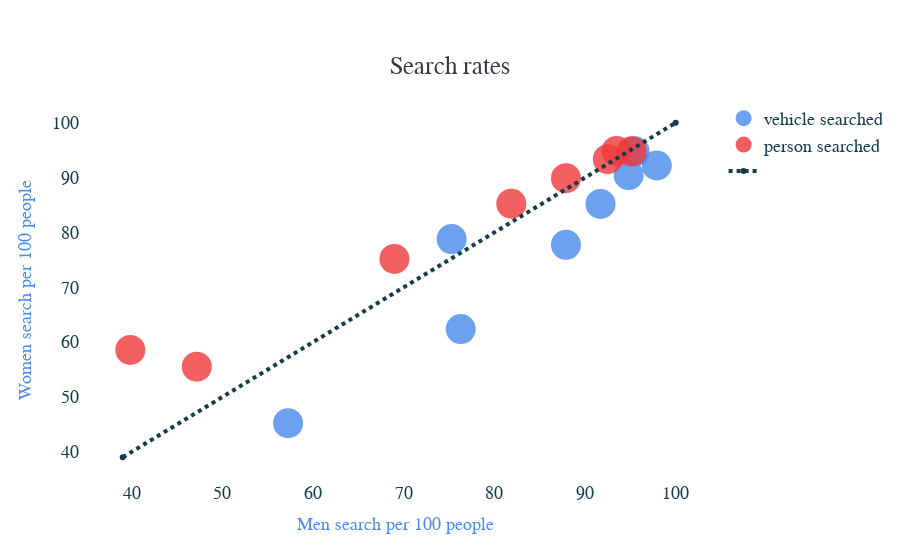

The notebook cell this image was saved under:
### Markdown cell above
We look at the search rate with two differents search, vehicle searched and person searched

### Code cell
#search rate

DF_search = [df_charlotte, df_raleigh, df_greensboro, df_austin, df_neworleans, df_sandiego, df_nashville, df_MD]
list_name_print = ["Charlotte, NC","Raleigh, NC","Greensboro, NC","Austin, TX","New Orleans, LA","San diego, CA","Nashville, TN","Maryland"]

fig = go.Figure()

marker_var =dict(
        color="#478AEC",
        opacity=0.8,
    )
marker_var2 =dict(
        color='#EF383B',
        opacity=0.8,
    )

i=0
name_list = ["vehicle searched","person searched"]
mark_list = [marker_var,marker_var2]

for search_wanted in ["search_person","search_vehicle"]:
    search_rate_male_list = []
    search_rate_female_list = []
    for df_choose in DF_search:
        pvalue, search_rate_male, search_rate_female = search_rate(df_choose,search_wanted)
        search_rate_male_list.append(search_rate_male*100)
        search_rate_female_list.append(search_rate_female*100)
        
    fig.add_trace(go.Scatter(x=search_rate_male_list, y=search_rate_female_list,mode='markers', marker=mark_list[i] ,name=name_list[i], marker_size=30,text=list_name_print))
    i = i+1
    
    
color = "#478AEC"

fig.add_trace(go.Scatter(x=[39,100], y=[39,100], name='',line=dict(color='#143D49', width=4,dash='dot')))
fig.update_layout(
        font = dict(size=18, family='Courier', color="#143D49"),
        #paper_bgcolor='#F2F2F2',
        paper_bgcolor='rgba(0,0,0,0)',
        plot_bgcolor='rgba(0,0,0,0)',
        autosize=True,
        dragmode = False,
        title={
        'text': "Search rates",
        'y':0.9,
        'x':0.5,
        'xanchor': 'center',
        'yanchor': 'top',
        "font" : dict(size=25, color="#323943")}
    )

fig.update_xaxes(gridcolor = 'rgba(25, 229, 229,0)',title_font = dict(size=18, family='Courier', color=color),zeroline=False)
fig.update_yaxes(gridcolor = 'rgba(255, 229, 229,0)',title_font = dict(size=18, family='Courier', color=color),zeroline=False)
fig.update_xaxes(title_text='Men search per 100 people')
fig.update_yaxes(title_text='Women search per 100 people')
fig.show()
#pio.write_html(fig, file='searchRate.html', auto_open=True)

### Figure 1 — Plotly figure (JSON) as saved in the notebook; plotly's stock layout.template omitted (floating-point values rounded to 4 significant figures)
{"data": [{"marker": {"color": "#478AEC", "opacity": 0.8, "size": 30}, "mode": "markers", "name": "vehicle searched", "text": ["Charlotte, NC", "Raleigh, NC", "Greensboro, NC", "Austin, TX", "New Orleans, LA", "San diego, CA", "Nashville, TN", "Maryland"], "type": "scatter", "x": [91.7, 95.46, 94.8, 97.92, 75.28, 57.24, 76.28, 87.89], "y": [85.21, 94.78, 90.46, 92.2, 78.78, 45.2, 62.38, 77.75]}, {"marker": {"color": "#EF383B", "opacity": 0.8, "size": 30}, "mode": "markers", "name": "person searched", "text": ["Charlotte, NC", "Raleigh, NC", "Greensboro, NC", "Austin, TX", "New Orleans, LA", "San diego, CA", "Nashville, TN", "Maryland"], "type": "scatter", "x": [93.46, 95.15, 92.51, 39.83, 47.17, 68.97, 81.86, 87.89], "y": [94.87, 94.78, 93.35, 58.57, 55.52, 75.16, 85.23, 89.9]}, {"line": {"color": "#143D49", "dash": "dot", "width": 4}, "name": "", "type": "scatter", "x": [39, 100], "y": [39, 100]}], "layout": {"autosize": true, "dragmode": false, "font": {"color": "#143D49", "family": "Courier", "size": 18}, "paper_bgcolor": "rgba(0, 0, 0, 0)", "plot_bgcolor": "rgba(0, 0, 0, 0)", "title": {"font": {"color": "#323943", "size": 25}, "text": "Search rates", "x": 0.5, "xanchor": "center", "y": 0.9, "yanchor": "top"}, "xaxis": {"autorange": true, "gridcolor": "rgba(25, 229, 229,0)", "range": [32.63, 105.1], "title": {"font": {"color": "#478AEC", "family": "Courier", "size": 18}, "text": "Men search per 100 people"}, "type": "linear", "zeroline": false}, "yaxis": {"autorange": true, "gridcolor": "rgba(255, 229, 229,0)", "range": [34.53, 104.5], "title": {"font": {"color": "#478AEC", "family": "Courier", "size": 18}, "text": "Women search per 100 people"}, "type": "linear", "zeroline": false}}}
